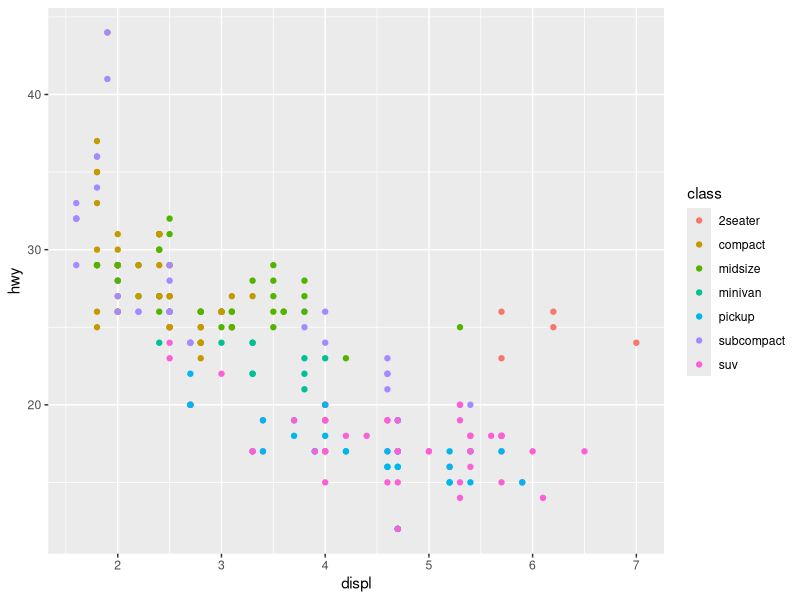
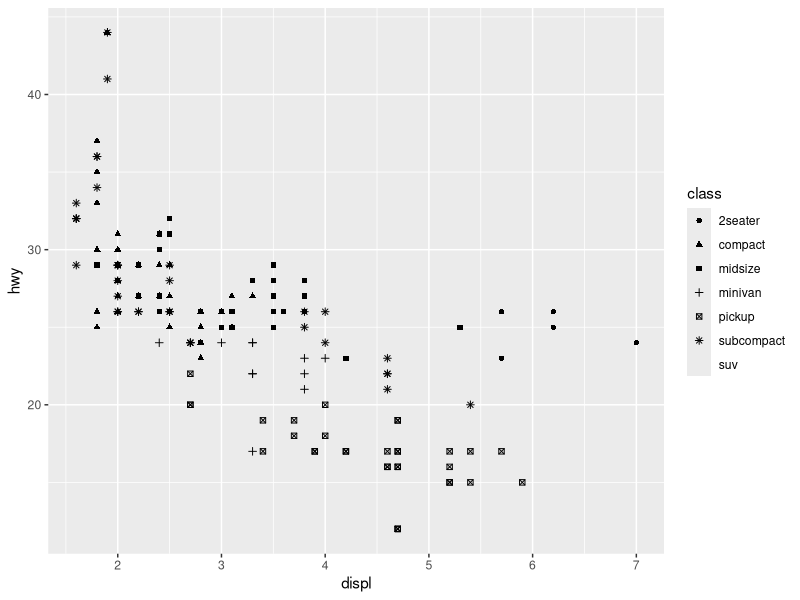
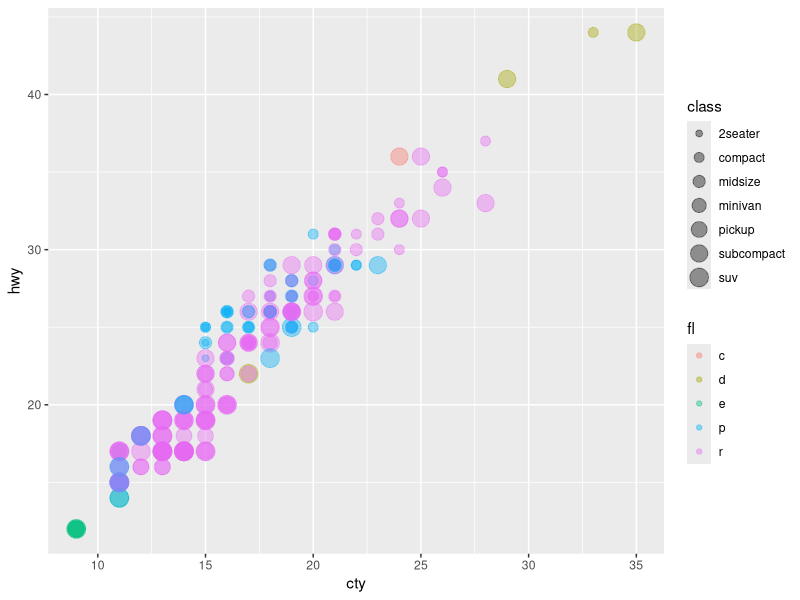
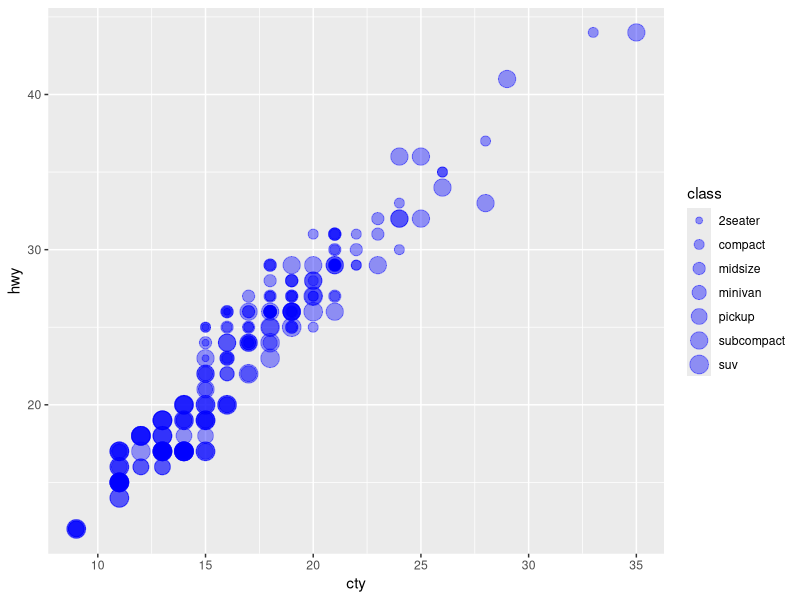
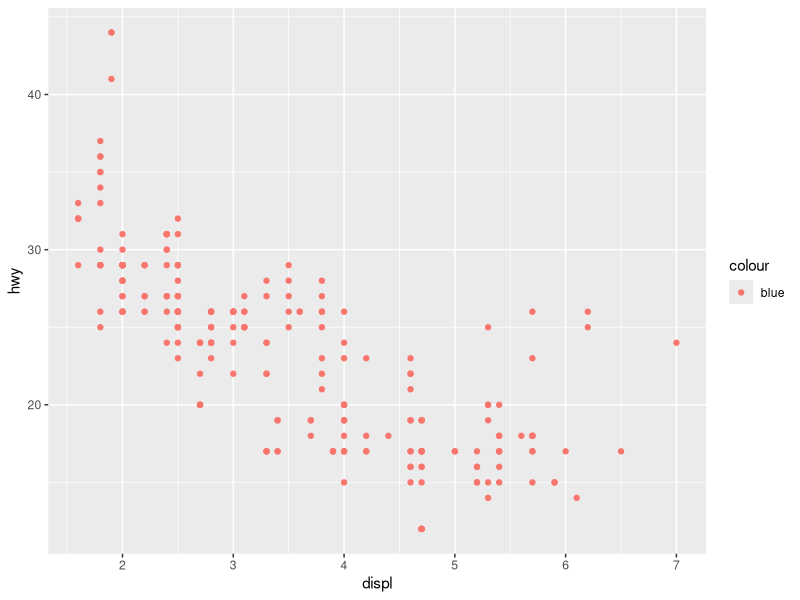
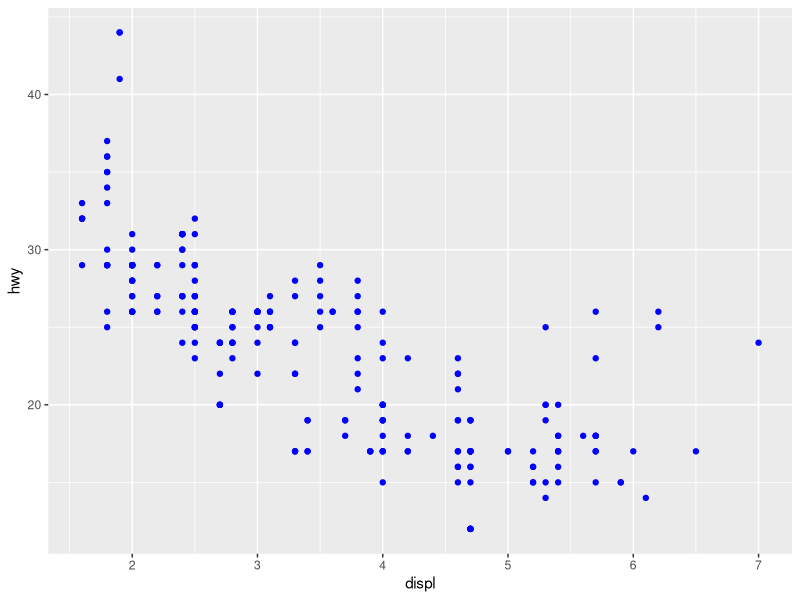
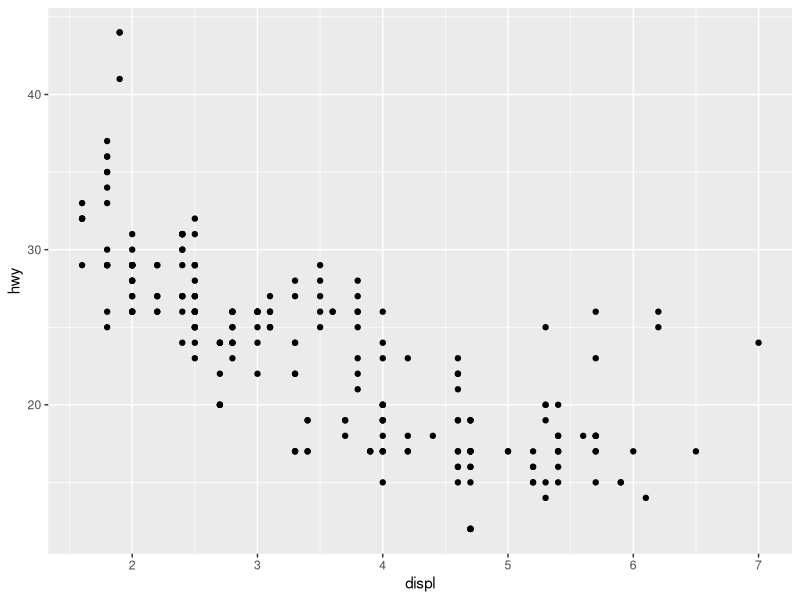
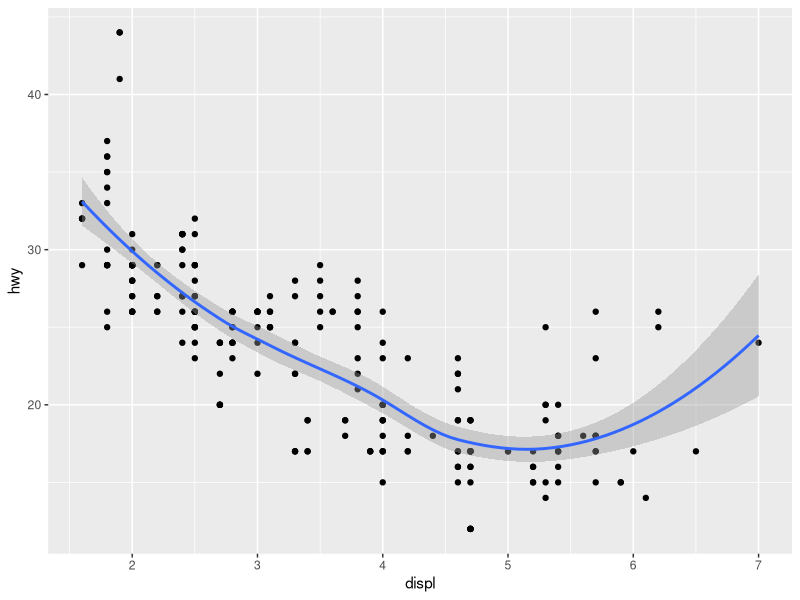

These figures' R source, in order:
## ---- chunk 1
knitr::opts_chunk$set(echo = TRUE)
library(tidyverse)
## ---- chunk 2
#mpg

g <- ggplot(data = mpg, aes(x = displ, y = hwy)) + 
  geom_point()

## ---- chunk 3
g <- ggplot(data = mpg, aes(x = displ, y = hwy, color = class)) +
  geom_point()
g
## ---- chunk 4
g <- ggplot(data = mpg, aes(x = displ, y = hwy, shape = class)) +
  geom_point()
g
## ---- chunk 5
g <- ggplot(data = mpg, aes(x = cty, y = hwy, size = class, color = fl)) +
  geom_point(alpha = 0.4)
g
## ---- chunk 6
g <- ggplot(data = mpg, aes(x = cty, y = hwy, size = class)) +
  geom_point(alpha = 0.4, color = "blue")
g
## ---- chunk 7
 ggplot(data = mpg) + 
      geom_point(aes(x = displ, y = hwy, color = "blue"))
                 ### The color should be outside of the asesthetic
 ggplot(data = mpg) + 
      geom_point(aes(x = displ, y = hwy), color = "blue")
## ---- chunk 8
ggplot(data = mpg, aes(x = displ, y = hwy), color = cty) + 
  geom_point()
## ---- chunk 9

ggplot(data = mpg) + 
  geom_point(aes(x = displ, y = hwy)) + 
  geom_smooth(aes(x = displ, y = hwy))

ggplot(data = mpg, aes(x = displ, y = hwy)) + 
  geom_point() + 
  geom_smooth() + 
  labs(title = "Replationship b/w engine size & MPG",
       x = "Highway MPG",
       y = "Engine Displacement (liters)") + 
  theme_classic() + 
  theme(text = element_text(size = 16))
